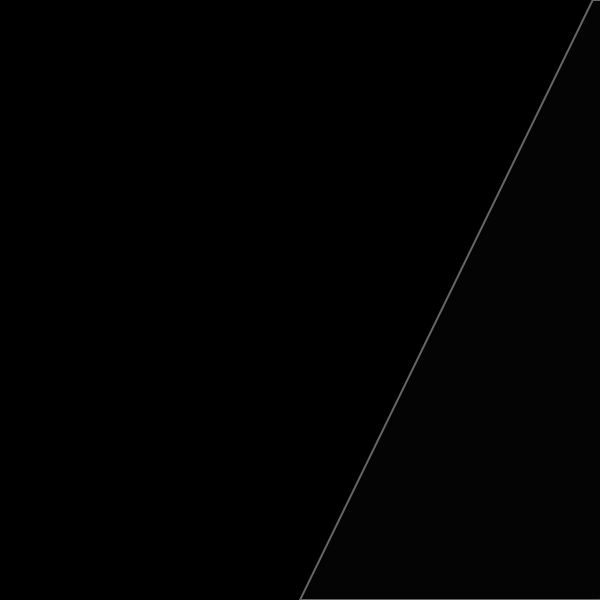
Frame 1 (no input)
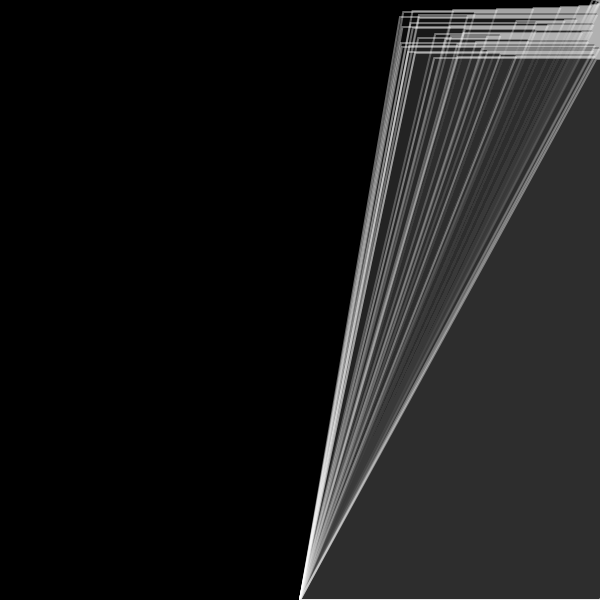
Frame 60 (no input)
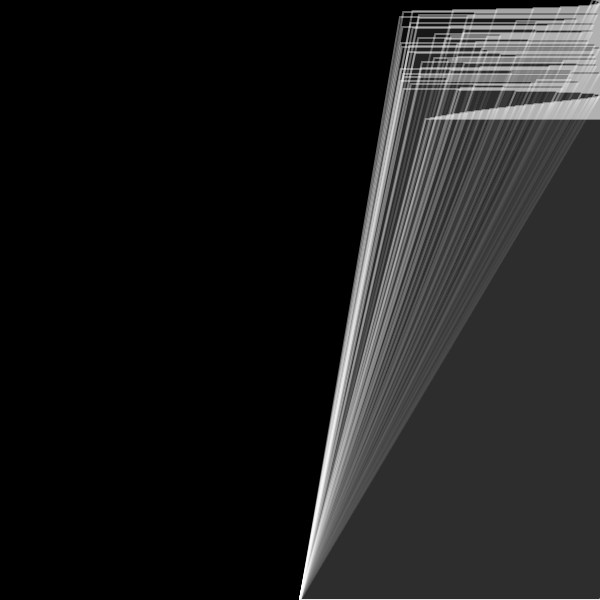
Frame 120 (the mouse pressed at the canvas centre since frame 60)

The p5.js sketch that drew these frames (run headless with seeded random() and noise() and a simulated clock; from frame 60 on, the mouse is pressed at the canvas centre):

// p5.js sketch
// ── sketch.js
let y_start
let pins = []

var pins_num = 50;
var complexity = 10;
var maximumHeight = 600;

parameterChanged = (variableName, value) => setup()

function setup() {
  w = 600;
  var canvas;
    if(windowWidth>=600 && windowHeight >=600){
      canvas = createCanvas(600, 600);
    }
    else{
      canvas = createCanvas(windowWidth, windowHeight - 100);
    }

  var x = (windowWidth - width) / 2;
  var y = (windowHeight - height) / 2;

  canvas.position(x, y);
  background(0);

  strokeWeight(.5)
  y_start = 0
  pins.length = 0
  for (let i = 0; i < pins_num; i++) {
    pins[i] = createVector(random(width), random(height))
  }

}


function draw(){
  fill(50, 20)
  stroke(255, 100)
  strokeWeight(2)
  if (y_start < height) {
    beginShape()
    for (let x = 0; x < width; x++) {
      var angle = pins.reduce((sum, p) => sum + complexity * atan(p.x - y_start, p.x - x), 0)
      var z = map(sin(angle), -5, 1, 0, maximumHeight)
      vertex(x + z, y_start)
    }
    vertex(width, height)
    vertex(width/2, height)
    endShape(CLOSE)
    y_start++
  }
}
